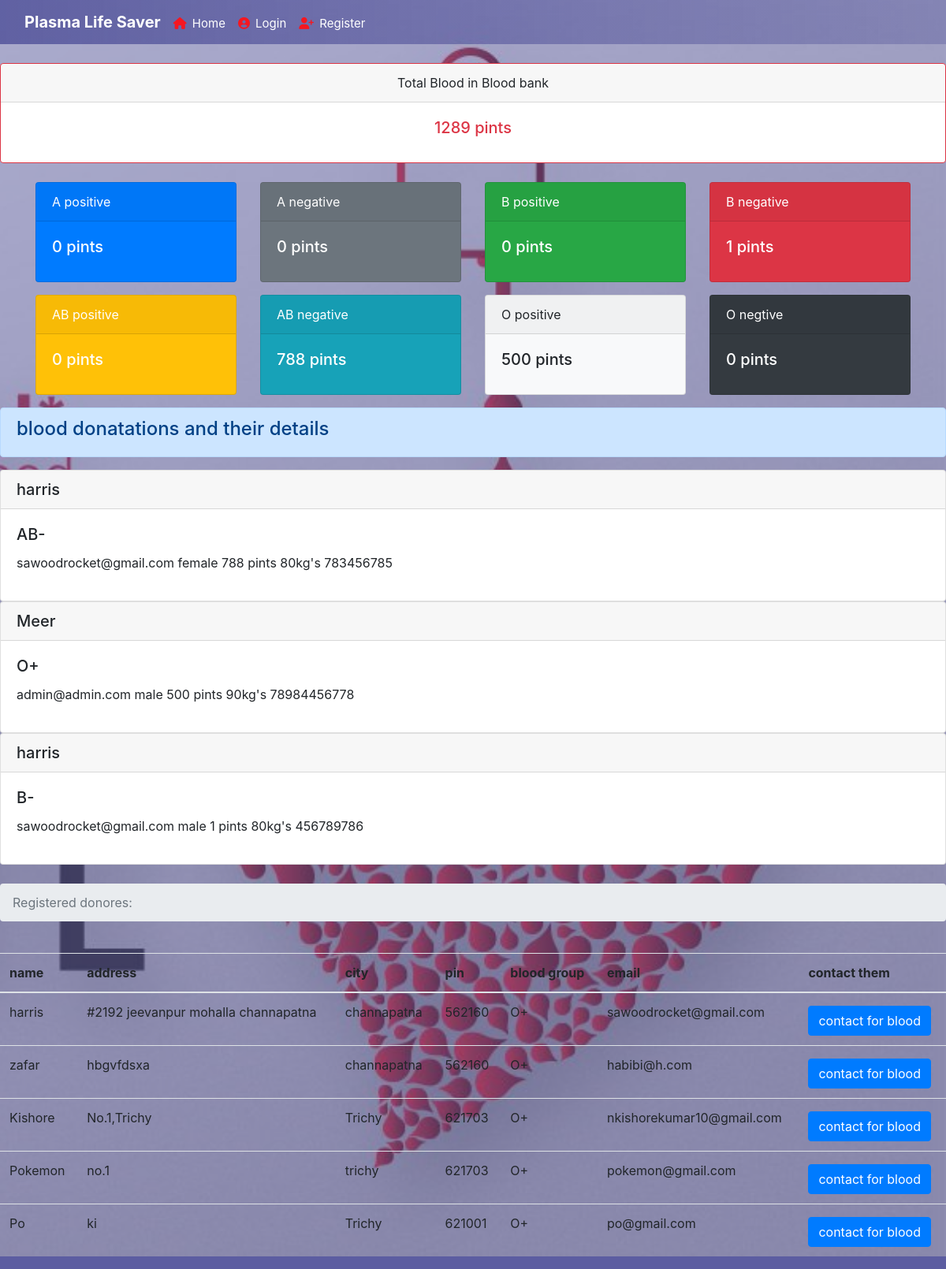
/dashboard, run on the app's committed database.
### tables this page shows
CREATE TABLE blood (id INTEGER PRIMARY KEY AUTOINCREMENT, type TEXT, donorname TEXT, donorsex TEXT, qty TEXT, dweight TEXT, donoremail TEXT, phone TEXT);

CREATE TABLE users (name TEXT, addr TEXT, city TEXT, pin TEXT, bg TEXT,email TEXT UNIQUE, pass TEXT);

### server.py (the view)
@app.route('/dashboard')
def dashboard():
   totalblood=0
   con = sqlite3.connect('database.db')
   con.row_factory = sqlite3.Row
   cur = con.cursor()
   cur.execute("select * from blood")
   rows = cur.fetchall();
   for row in rows:
       totalblood  += int(row['qty'])
   cur.execute("select * from users")
   users = cur.fetchall();
   Apositive=0
   Opositive=0
   Bpositive=0
   Anegative=0
   Onegative=0
   Bnegative=0
   ABpositive=0
   ABnegative = 0
   print(rows)
   cur.execute("select * from blood where type=?",('A+',))
   type = cur.fetchall();
   for a in type:
       Apositive += int(a['qty'])
   cur.execute("select * from blood where type=?",('A-',))
   type = cur.fetchall();
   for a in type:
       Anegative += int(a['qty'])
   cur.execute("select * from blood where type=?",('O+',))
   type = cur.fetchall();
   for a in type:
       Opositive += int(a['qty'])
   cur.execute("select * from blood where type=?",('O-',))
   type = cur.fetchall();
   for a in type:
       Onegative += int(a['qty'])
   cur.execute("select * from blood where type=?",('B+',))
   type = cur.fetchall();
   for a in type:
       Bpositive += int(a['qty'])
   cur.execute("select * from blood where type=?",('B-',))
   type = cur.fetchall();
   for a in type:
       Bnegative += int(a['qty'])
   cur.execute("select * from blood where type=?",('AB+',))
   type = cur.fetchall();
   for a in type:
       ABpositive += int(a['qty'])
   cur.execute("select * from blood where type=?",('AB-',))
   type = cur.fetchall();
   for a in type:
       ABnegative += int(a['qty'])
   bloodtypestotal = {'apos': Apositive,'aneg':Anegative,'opos':Opositive,'oneg':Onegative,'bpos':Bpositive,'bneg':Bnegative,'abpos':ABpositive,'abneg':ABnegative}
   return render_template("requestdonors.html",rows = rows,totalblood = totalblood,users=users,bloodtypestotal=bloodtypestotal)

### templates/requestdonors.html (shortened to what this page needs)
<!doctype html>
{% extends "base.html" %}
{% block content %}
    <br>
    <div class="card border-danger text-center">
      <div class="card-header">Total Blood in Blood bank</div>
      <div class="card-body text-danger">
        <h5 class="card-title"><span class='numscroller' data-min='1' data-max='{{ totalblood }}' data-delay='5' data-increment='10'>{{totalblood}}</span> pints</h5>
      </div>
    </div>
<br>
        <div class="container">
  <div class="row">
    <div class="col"><div class="card text-white bg-primary mb-3" style="max-width: 18rem;">
      <div class="card-header">A positive</div>
    <div class="card-body">
      <h5 class="card-title"><span class='numscroller' data-min='1' data-max='{{ bloodtypestotal.apos }}' data-delay='5' data-increment='10'>{{bloodtypestotal.apos}}</span> pints</h5>
    </div>
  </div></div>
    <div class="col"><div class="card text-white bg-secondary mb-3" style="max-width: 18rem;">
      <div class="card-header">A negative</div>
    <div class="card-body">
      <h5 class="card-title"><span class="count"><span class='numscroller' data-min='1' data-max='{{bloodtypestotal.aneg}}' data-delay='5' data-increment='10'>{{bloodtypestotal.aneg}}</span></span> pints</h5>
    </div>
    </div></div>
    <div class="col"><div class="card text-white bg-success mb-3" style="max-width: 18rem;">
      <div class="card-header">B positive</div>
    <div class="card-body">
      <h5 class="card-title"><span class='numscroller' data-min='1' data-max='{{bloodtypestotal.bpos}}' data-delay='5' data-increment='10'>{{bloodtypestotal.bpos}}</span> pints</h5>
    </div>
    </div></div>
    <div class="col"><div class="card text-white bg-danger mb-3" style="max-width: 18rem;">
      <div class="card-header">B negative</div>
    <div class="card-body">
      <h5 class="card-title"><span class='numscroller' data-min='1' data-max='{{bloodtypestotal.bneg}}' data-delay='5' data-increment='10'>{{bloodtypestotal.bneg}}</span> pints</h5>
    </div>
    </div></div>
    <div class="col"><div class="card text-white bg-warning mb-3" style="max-width: 18rem;">
      <div class="card-header">AB positive</div>
    <div class="card-body">
      <h5 class="card-title"><span class='numscroller' data-min='1' data-max='{{bloodtypestotal.abpos}}' data-delay='5' data-increment='10'>{{bloodtypestotal.abpos}}</span> pints</h5>
    </div>
    </div></div>
    <div class="col"><div class="card text-white bg-info mb-3" style="max-width: 18rem;">
      <div class="card-header">AB negative</div>
    <div class="card-body">
      <h5 class="card-title"><span class="count"><span class='numscroller' data-min='1' data-max='{{bloodtypestotal.abneg}}' data-delay='5' data-increment='10'>{{bloodtypestotal.abneg}}</span></span> pints</h5>
    </div>
    </div></div>
    <div class="col"><div class="card bg-light mb-3" style="max-width: 18rem;">
      <div class="card-header">O positive</div>
    <div class="card-body">
      <h5 class="card-title"><span class="count"><span class='numscroller' data-min='1' data-max='{{bloodtypestotal.opos}}' data-delay='5' data-increment='10'>{{bloodtypestotal.opos}}</span> pints</h5>
    </div>
    </div></div>
    <div class="col"><div class="card text-white bg-dark mb-3" style="max-width: 18rem;">
      <div class="card-header">O negtive</div>
    <div class="card-body">
      <h5 class="card-title"><span class="count"><span class='numscroller' data-min='1' data-max='{{bloodtypestotal.oneg}}' data-delay='5' data-increment='10'>{{bloodtypestotal.oneg}}</span> pints</h5>
    </div>
    </div></div>
  </div>
</div>
<div class="alert alert-primary" role="alert">
  <h4>blood donatations and their details</h4>
</div>
         {% for row in rows %}
           <div class="card">
             <h5 class="card-header">{{row["donorname"]}}</h5>
             <div class="card-body">
               <h5 class="card-title">{{row["type"]}}</h5>
               <p class="card-text">{{ row["donoremail"]}}
               {{row['donorsex']}}
               {{row['qty']}} pints
               {{row['dweight']}}kg's
               {{row['phone']}}</p>
             </div>
           </div>
         {% endfor %}
<br>
         <nav aria-label="breadcrumb">
           <ol class="breadcrumb">
             <li class="breadcrumb-item active" aria-current="page">  Registered donores:</li>
           </ol>
         </nav>
<br>
        <table class="table">
          <thead>
    <tr>
      <th scope="col">name</th>
      <th scope="col">address</th>
      <th scope="col">city</th>
      <th scope="col">pin</th>
      <th scope="col">blood group</th>
      <th scope="col">email</th>
      <th scope="col">contact them</th>
    </tr>
  </thead>
           {% for r in users %}
              <tr>
                 <td>{{r["name"]}}</td>
                 <td>{{r["addr"]}}</td>
                 <td> {{ r["city"]}}</td>
                 <td>{{r['pin']}}</td>
                 <td>{{r['bg']}}</td>
                 <td>{{r['email']}}</td>
                 <td><button type="button" class="btn btn-primary mt-1" data-toggle="modal" data-target="#exampleModalCenter">
    contact for blood
  </button>
</td>
              </tr>
           {% endfor %}
           {% endblock %}

### templates/base.html (shortened to what this page needs)
<html>
    <head>
        <link rel="stylesheet" href="https://stackpath.bootstrapcdn.com/bootstrap/4.1.3/css/bootstrap.min.css">
        <link rel="stylesheet" href="{{url_for('static', filename='styles.css')}}" />
    </head>
    <body>
      {% if session['usertype'] == 'recipients' %}
      <nav class="navbar headerBg sticky-top">
        <div class="container-fluid">
          <div class="navbar-header flexbase">
            <a class="navbar-brand a-bold a-color" href="/">Plasma Life Saver</a>
            <a class="navbar-brand" href="/dashboard"><span class="fa fa-home"></span><span class="link"> Dashboard<span class="sr-only">(current)</span></a>
            <ul class="nav navbar-nav flexbase">
              <li><a class="navbar-brand" href="/"><span class="fa fa-circle-user"></span><span class="link"> Search</span></a></li>
              <li><a class="navbar-brand" href="{{url_for('notifyusers')}}"><span class="fa fa-user-plus"></span><span class="link"> Notifications</span></a></li>
            </ul>
          </div>
          <div class="flexbase" >
            <ul class="navbar-nav ml-auto">
              <li class="navbar-brand nav-item padding0">
                <a class="nav-link a-bold a-color" href="#"> Hi, {{ session['name'] }}</a>
              </li>
              <li class="navbar-brand nav-item padding0">
                <a class="nav-link a-color" href="{{url_for('logout')}}">Logout</a>
              </li>
              <!-- <li class="nav-item">
                <a class="nav-link a-bold" href="#"> Hi, {{ session['name'] }}</a>
              </li>
              <li class="nav-item">
                <a class="nav-link" href="{{url_for('logout')}}">Logout</a>
              </li> -->
            </ul>
          </div>
        </div>
        <!-- <button class="navbar-toggler" type="button" data-toggle="collapse" data-target="#navbarSupportedContent" aria-controls="navbarSupportedContent" aria-expanded="false" aria-label="Toggle navigation">
          <span class="navbar-toggler-icon"></span>
        </button>
      <div class="collapse navbar-collapse" id="navbarNav">
        <a class="navbar-brand a-bold" href="/">Plasma Life Saver</a>
      <ul class="navbar-nav mr-auto">
        <li class="nav-item">
          <a class="nav-link" href="/dashboard">Dashboard</a>
        </li>
        <li class="nav-item active">
          <a class="nav-link" href="/">Search <span class="sr-only">(current)</span></a>
        </li>
        <li class="nav-item">
          <a class="nav-link" href="{{url_for('notifyusers')}}">Notifications</a>
        </li> -->
      <!-- <li class="nav-item">
        <a class="nav-link" href="/bloodbank">add blood</a>
      </li> -->
    </div>
  </nav>
      {%else%}
      <nav class="navbar headerBg sticky-top">
        <div class="container-fluid">
          <div class="navbar-header flexbase">
            <a class="navbar-brand a-bold a-color" href="/">Plasma Life Saver</a>
            <a class="navbar-brand" href="/"><span class="fa fa-home"></span><span class="link"> Home<span class="sr-only">(current)</span></a>
            <ul class="nav navbar-nav flexbase">
              <li><a class="navbar-brand" href="/login"><span class="fa fa-circle-user"></span><span class="link"> Login</span></a></li>
              <li><a class="navbar-brand" href="{{url_for('add')}}"><span class="fa fa-user-plus"></span><span class="link"> Register</span></a></li>
            </ul>
          </div>
        </div>
      </nav>
    {%endif%}
          {% block content %}
           {% endblock %}
      </body>
</html>

### static/styles.css (style rules this page uses)
body { position: relative; background-color: rgba(24,25,122,0.7); }
body::before { content : ''; position: absolute; top: 0; left: 0; bottom: 0; right: 0; background: url('protectlife.jpg') 100% 100% no-repeat; background-size: cover; background-attachment: fixed; opacity: 0.5; z-index: -1; }
a { color: #F51720; transition: all 0.5s linear; }
span.link { color: white; font-size : 15px; }
.a-bold { font-weight: bold; }
.a-color { color: white }
.headerBg { background: linear-gradient(to right, rgba(24,25,122,0.5), rgba(24,25,122,0.2)) }
.flexbase { display: flex; align-items: center; }
.flexbase > ul { flex-direction: row; }
.flexbase span:first-child { font-size: 15px; margin-right: 3px; }

### data on the page
blood: donorname "harris", type "AB-", donoremail "sawoodrocket@gmail.com", donorsex "female", qty "788", dweight "80", phone "783456785"
blood: donorname "Meer", type "O+", donoremail "admin@admin.com", donorsex "male", qty "500", dweight "90", phone "78984456778"
blood: donorname "harris", type "B-", donoremail "sawoodrocket@gmail.com", donorsex "male", qty "1", dweight "80", phone "456789786"
users: name "harris", addr "#2192 jeevanpur mohalla channapatna", city "channapatna", pin "562160", bg "O+", email "sawoodrocket@gmail.com"
users: name "zafar", addr "hbgvfdsxa", city "channapatna", pin "562160", bg "O+", email "habibi@h.com"
users: name "Kishore", addr "No.1,Trichy", city "Trichy", pin "621703", bg "O+", email "nkishorekumar10@gmail.com"
users: name "Pokemon", addr "no.1", city "trichy", pin "621703", bg "O+", email "pokemon@gmail.com"
users: name "Po", addr "ki", city "Trichy", pin "621001", bg "O+", email "po@gmail.com"

### other printed values
{{ totalblood }} "1289"
{{ bloodtypestotal.apos }} "0"
{{ bloodtypestotal.aneg }} "0"
{{ bloodtypestotal.bpos }} "0"
{{ bloodtypestotal.bneg }} "1"
{{ bloodtypestotal.abpos }} "0"
{{ bloodtypestotal.abneg }} "788"
{{ bloodtypestotal.opos }} "500"
{{ bloodtypestotal.oneg }} "0"
